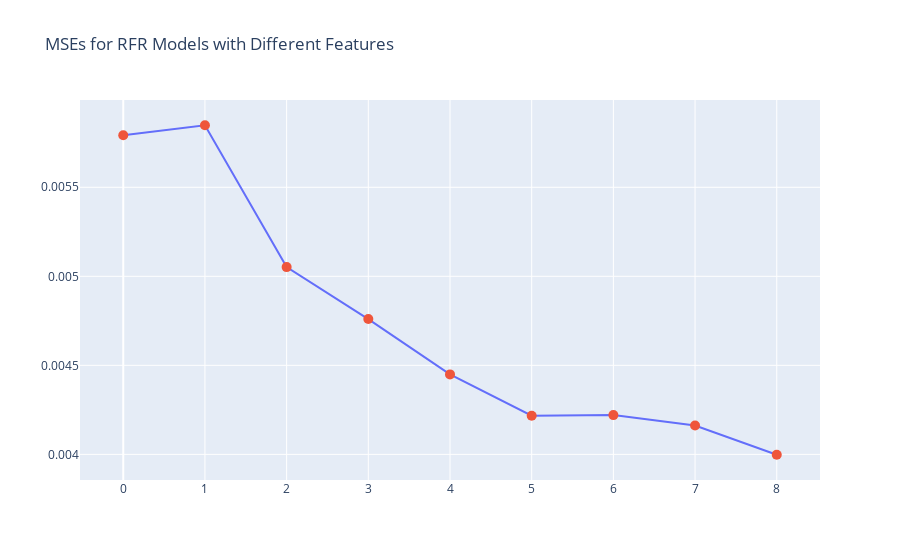

Here is the notebook cell this chart was saved with:
### Code cell
# plot figure
fig = go.Figure(data=[
    go.Scatter(x=df_model_stats.index, y=df_model_stats['MSE'], mode='lines', showlegend=False),
    go.Scatter(x=df_model_stats.index, y=df_model_stats['MSE'], mode='markers', marker=dict(size=10), hovertext=df_model_stats['Model Features'], hoverinfo='text', showlegend=False)
])

# title
fig.update_layout(title='MSEs for RFR Models with Different Features')

# show
fig.show()

### Figure 1 — Plotly figure (JSON) as saved in the notebook; plotly's stock layout.template omitted (floating-point values rounded to 4 significant figures)
{"data": [{"mode": "lines", "showlegend": false, "type": "scatter", "x": [0, 1, 2, 3, 4, 5, 6, 7, 8], "y": [0.005792, 0.005848, 0.005052, 0.00476, 0.004449, 0.004217, 0.00422, 0.004162, 0.003998]}, {"hoverinfo": "text", "hovertext": ["top_feature", "top_2_feats", "top_3_feats", "top_4_feats", "top_5_feats", "top_6_feats", "top_7_feats", "top_8_feats", "all_feats"], "marker": {"size": 10}, "mode": "markers", "showlegend": false, "type": "scatter", "x": [0, 1, 2, 3, 4, 5, 6, 7, 8], "y": [0.005792, 0.005848, 0.005052, 0.00476, 0.004449, 0.004217, 0.00422, 0.004162, 0.003998]}], "layout": {"title": {"text": "MSEs for RFR Models with Different Features"}}}
